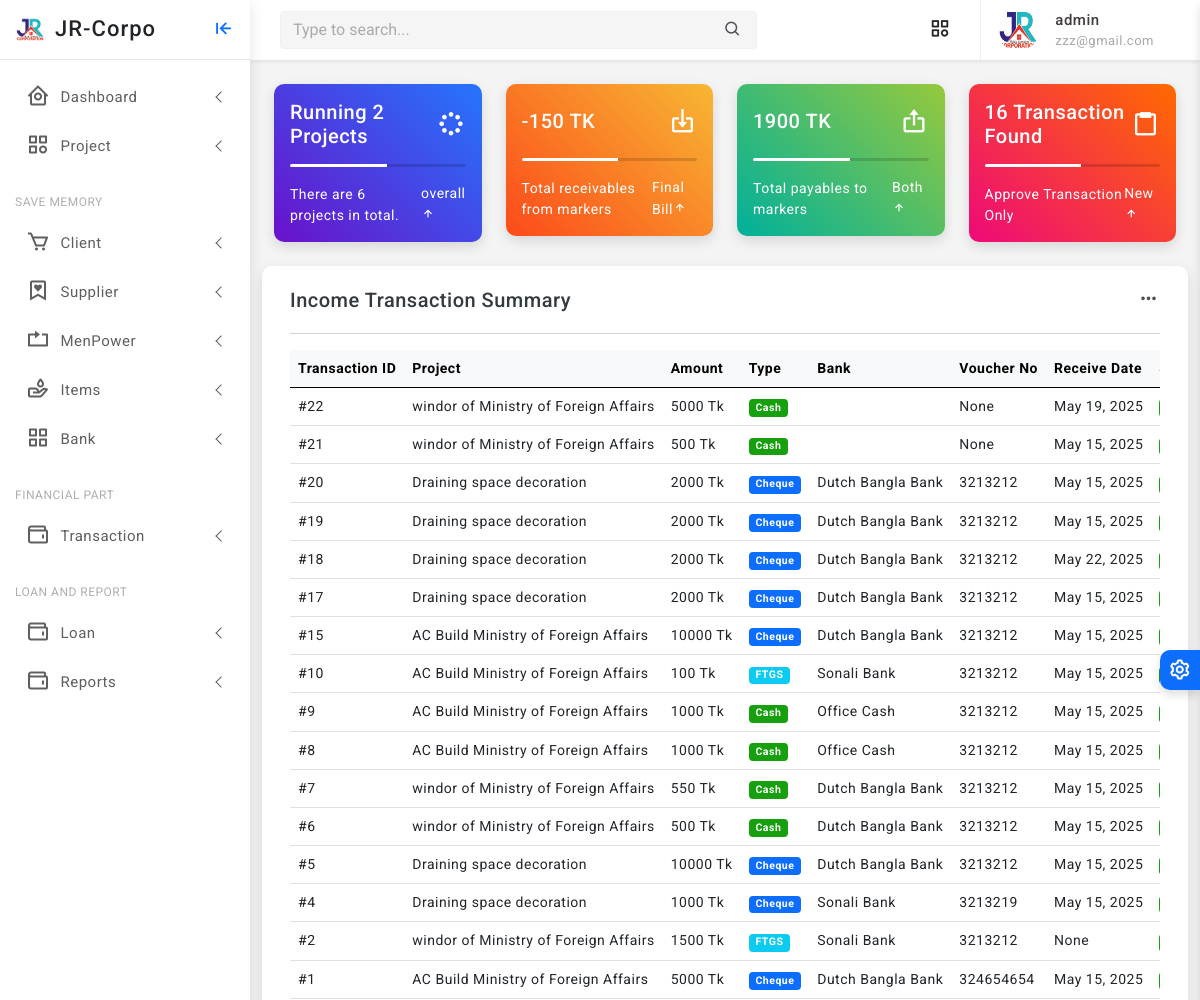
Before: / (signed in, upper part) with the older database file.
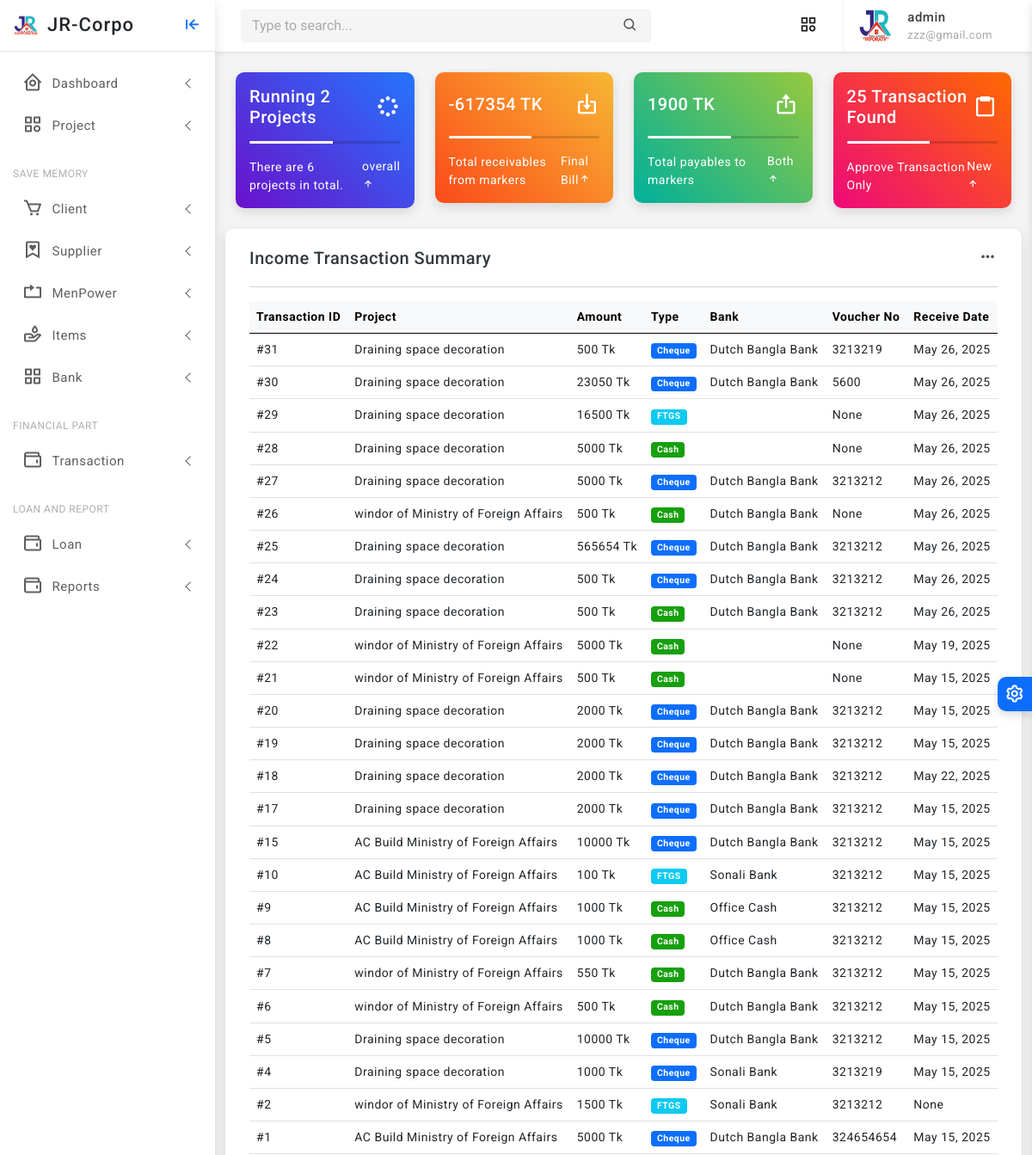
After: the same page with the newer database file.
### finance/models.py (models this page shows, shortened)
class Transaction(models.Model):
    TYPE_CHOICES = [
        ('CASH', 'Cash'),
        ('CHEQUE', 'Cheque'),
        ('FTGS', 'FTGS'),
        ('OTHER', 'Other'),
    ]
    STATUS_CHOICES = [
        ('PENDING', 'Pending'),
        ('APPROVED', 'Approved'),
        ('CANCELLED', 'Cancelled'),
    ]
    project = models.ForeignKey('core.Project', on_delete=models.CASCADE, related_name='transactions')
    amount = models.PositiveIntegerField(help_text="Maximum allowed is 10,000,000 TK")
    type = models.CharField(max_length=10, choices=TYPE_CHOICES)
    bank = models.ForeignKey('Bank', on_delete=models.SET_NULL, null=True, blank=True)
    cheque_number = models.CharField(max_length=50, blank=True, null=True)
    cheque_date = models.DateField(blank=True, null=True)
    voucher_no = models.CharField(max_length=100, null=True, blank=True)
    voucher_date = models.DateField(null=True, blank=True,)
    receive_date = models.DateField(null=True, blank=True)
    status = models.CharField(max_length=10, choices=STATUS_CHOICES, default='PENDING')
    company_account = models.ForeignKey('BankAccount', on_delete=models.PROTECT)
    created_at = models.DateTimeField(auto_now_add=True, help_text="Transaction creation timestamp")
    updated_at = models.DateTimeField(auto_now=True, help_text="Transaction last updated")
    class Meta:
        verbose_name = "Transaction"
        verbose_name_plural = "Transactions"
        ordering = ['-voucher_date']

class Bank(models.Model):
    name = models.CharField(max_length=100)

### core/models.py (models this page shows, shortened)
class Project(models.Model):
    STATUS_CHOICES = [
        ('RUNNING', 'Running'),
        ('TRIAL', 'Trial Period'),
        ('CLOSED', 'Closed'),
        ('OTHER', 'Other'),
    ]
    company = models.ForeignKey(Company, on_delete=models.CASCADE, related_name='projects')
    name = models.CharField(max_length=255)
    location = models.CharField(max_length=255)
    approximate_bill = models.PositiveIntegerField(default=0)
    current_cost = models.PositiveIntegerField(default=0, null=True, blank=True)
    final_bill = models.PositiveIntegerField(default=0, null=True, blank=True)
    current_paid = models.PositiveIntegerField(default=0, null=True, blank=True)
    created_at = models.DateTimeField(auto_now_add=True)
    updated_at = models.DateTimeField(auto_now=True)
    status = models.CharField(max_length=10, null=True, blank=True, choices=STATUS_CHOICES, default='RUNNING')

### accounts/views.py (the view)
# urls.py: path('', home_view, name='home'),
@login_required
def home_view(request):
    if request.user.is_staff:
        projects = Project.objects.filter(status='RUNNING').count()
        all_projects = Project.objects.all().count()
        all_transaction= Transaction.objects.filter(status='APPROVED').count()
        records = Record.objects.select_related('memo', 'manpower', 'project').order_by('-created_at')[:50]
        transactions = Transaction.objects.select_related('project', 'bank', 'company_account').order_by('-created_at')[:50]
        total_receivables = get_total_receivables_from_running_projects()
        total_market_due = get_total_market_payables()
        total_manpower_due = get_total_manpower_payables()
        total_all_due = total_market_due + total_manpower_due
        context = {'projects': projects,
                   'all_projects': all_projects,
                   'total_receivables': total_receivables,
                   'total_all_due':total_all_due,
                   'all_transaction': all_transaction,
                   'records': records,
                   'transactions': transactions,}
        return render(request, 'home_staff.html', context)
    else:
        return render(request, 'home.html')

### accounts/views.py (called while the page is built)
def get_total_receivables_from_running_projects():
    receivables = Project.objects.filter(
        status='RUNNING',
        final_bill__gt=0  # Exclude 0 and None
    ).annotate(
        due=ExpressionWrapper(F('final_bill') - F('current_paid'), output_field=IntegerField())
    ).aggregate(
        total_due=Sum('due')
    )
    return receivables['total_due'] or 0

def get_total_market_payables():
    payables = Memo.objects.annotate(
        due=ExpressionWrapper(F('amount') - F('payment_balance'), output_field=IntegerField())
    ).aggregate(
        total_due=Sum('due')
    )
    return payables['total_due'] or 0

def get_total_manpower_payables():
    payables = ManpowerMemo.objects.annotate(
        due=ExpressionWrapper(F('amount') - F('payment_balance'), output_field=IntegerField())
    ).aggregate(
        total_due=Sum('due')
    )
    return payables['total_due'] or 0

### accounts/templates/home_staff.html (shortened to what the changed rows need)
{% extends 'partials/base0.html' %}
{% block content %}
    					<div class="row row-cols-1 row-cols-md-2 row-cols-xl-4">
						<div class="col">
							<div class="card radius-10 bg-gradient-orange">
							<div class="card-body">
								<div class="d-flex align-items-center">
									<h5 class="mb-0 text-white">{{total_receivables}} TK</h5>
									<div class="ms-auto">
                                        <i class='bx bx-import fs-3 text-white'></i>
									</div>
								</div>
							</div>
						  </div>
						</div>
						<div class="col">
							<div class="card radius-10 bg-gradient-ibiza">
							 <div class="card-body">
								<div class="d-flex align-items-center">
									<h5 class="mb-0 text-white">{{all_transaction}} Transaction  Found </h5>
									<div class="ms-auto">
                                       <i class='bx bx-clipboard fs-3 text-white'></i>
									</div>
								</div>
							</div>
						 </div>
						</div>
					</div>
				<div class="row">
					<div class="card radius-10">
						<div class="card-body">
							<div class="table-responsive">
				<table class="table align-middle mb-0">
					<thead class="table-light">
						<tr>
							<th>Transaction ID</th>
							<th>Project</th>
							<th>Amount</th>
							<th>Type</th>
							<th>Bank</th>
							<th>Voucher No</th>
							<th>Receive Date</th>
							<th>Status</th>
						</tr>
					</thead>
					<tbody>
						{% for txn in transactions %}
						<tr>
							<td>#{{ txn.id }}</td>
							<td>{{ txn.project.name }}</td>
							<td>{{ txn.amount }} Tk</td>
							<td>
								<span class="badge
									{% if txn.type == 'CASH' %} bg-success
									{% elif txn.type == 'CHEQUE' %} bg-primary
									{% elif txn.type == 'FTGS' %} bg-info
									{% elif txn.type == 'OTHER' %} bg-warning
									{% else %} bg-secondary {% endif %}">
									{{ txn.get_type_display }}
								</span>
							</td>
							<td>{{ txn.bank.name }}</td>
							<td>{{ txn.voucher_no }}</td>
							<td>{{ txn.receive_date }}</td>
							<td>
							</td>
						</tr>
						{% empty %}
						<tr>
							<td colspan="8" class="text-center">No transactions found</td>
						</tr>
						{% endfor %}
					</tbody>
				</table>
			</div>
						</div>
					</div>
{% endblock %}

Changed rows visible on the page:
added Transaction: id "31", project.name "Draining space decoration", amount "500", type "Cheque", bank.name "Dutch Bangla Bank", voucher_no "3213219", receive_date "May 26, 2025"
added Transaction: id "30", project.name "Draining space decoration", amount "23050", type "Cheque", bank.name "Dutch Bangla Bank", voucher_no "5600", receive_date "May 26, 2025"
added Transaction: id "29", project.name "Draining space decoration", amount "16500", type "FTGS", voucher_no "None", receive_date "May 26, 2025"
added Transaction: id "28", project.name "Draining space decoration", amount "5000", type "Cash", voucher_no "None", receive_date "May 26, 2025"
added Transaction: id "27", project.name "Draining space decoration", amount "5000", type "Cheque", bank.name "Dutch Bangla Bank", voucher_no "3213212", receive_date "May 26, 2025"
added Transaction: id "26", project.name "windor of Ministry of Foreign Affairs", amount "500", type "Cash", bank.name "Dutch Bangla Bank", voucher_no "None", receive_date "May 26, 2025"
added Transaction: id "25", project.name "Draining space decoration", amount "565654", type "Cheque", bank.name "Dutch Bangla Bank", voucher_no "3213212", receive_date "May 26, 2025"
added Transaction: id "24", project.name "Draining space decoration", amount "500", type "Cheque", bank.name "Dutch Bangla Bank", voucher_no "3213212", receive_date "May 26, 2025"
added Transaction: id "23", project.name "Draining space decoration", amount "500", type "Cash", bank.name "Dutch Bangla Bank", voucher_no "3213212", receive_date "May 26, 2025"
Other visible differences:
{{ total_receivables }}: "-150" → "-617354"
{{ all_transaction }}: "16" → "25"
